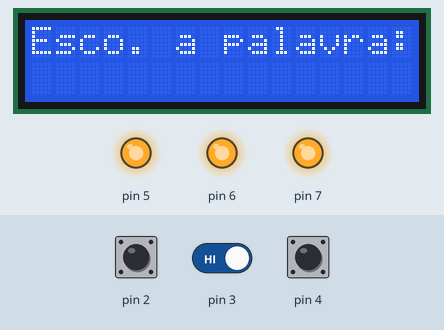
Recording of a sketch running on a simulated Arduino Uno, built with avr-gcc and run on an emulated ATmega328P. On the bench: 16×2 character LCD, output pins drawn as LEDs (lit = HIGH). Dashed ring = blinking. The inputs (shaded band) are chosen by the test bench; at power-on: pin 2 HIGH, pin 4 HIGH, pin 3 HIGH.

Above: at 3.3 s.
3.4 s: pin 2 pulled LOW for 1 s
At 6.0 s:
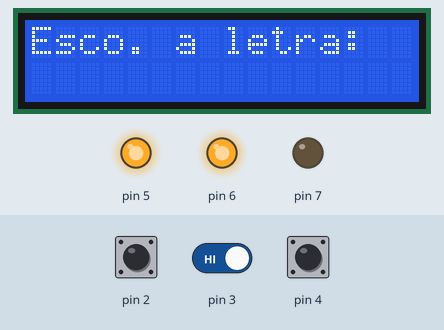
6.3 s: pin 4 pulled LOW for 3.2 s
At 9.9 s:
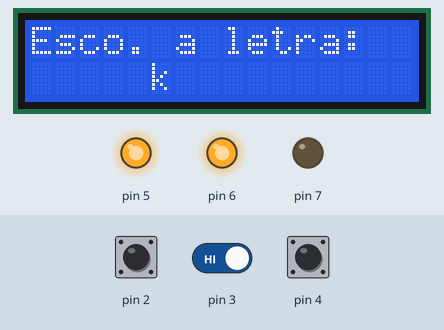
11.0 s: pin 2 pulled LOW for 3.2 s
At 13.8 s:
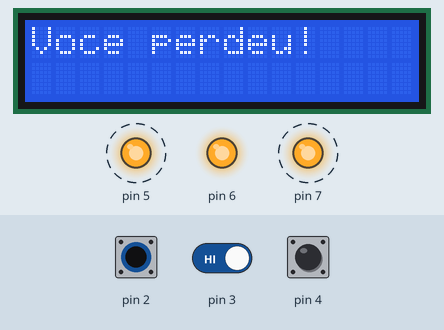
15.7 s: pin 2 driven LOW and pin 3 driven LOW
18.7 s: pin 2 driven HIGH
At 20.7 s:
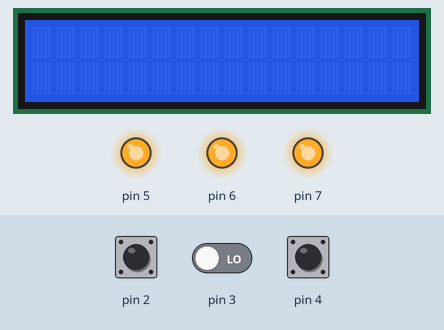
21.2 s: pin 2 driven LOW
At 24.54 s:
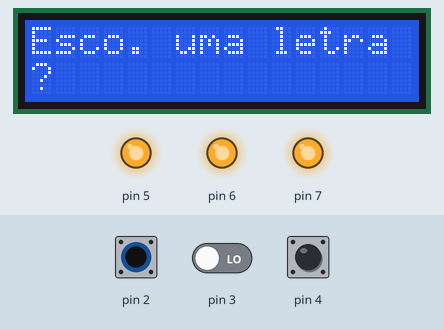
Timing chart, 0 to 25.2 s (numbered marks = the images above; inputs shaded):
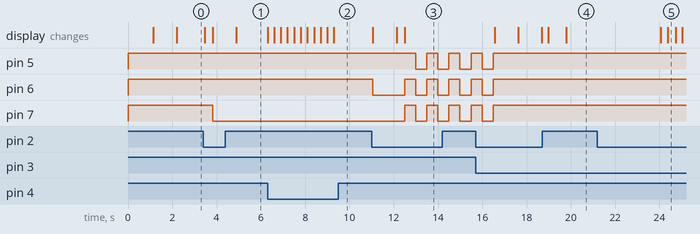

Measured:
- after the input at 3.4 s, pin 7: HIGH → LOW after 0.43 s; the display: first changes after 0.06 s (image 1 shows a later state)
- after the input at 6.3 s, the display: first changes at once (image 2 shows a later state)
- after the input at 11.0 s, pin 5: alternates HIGH for 0.50 s and LOW for 0.50 s, starting after 2.0 s; pin 6: HIGH → LOW after 0.06 s, then repeats every 1.0 s: HIGH 0.50 s, LOW 0.50 s; pin 7: alternates HIGH for 0.50 s and LOW for 0.50 s, starting after 1.5 s; the display: first changes after 0.06 s (image 3 shows a later state)
- after the input at 21.2 s, the display: first changes after 2.9 s (image 5 shows a later state)

The sketch:

brilliant_kup_jaiks1.ino
```cpp
#include <LiquidCrystal.h>
#include <string.h>
#include <stdio.h>

//Variaveis globais
String words[]={"bico","fato","brio","caos"};
int count;
char letra[]="abcdefghijklmnopqrstuvwxyz";
LiquidCrystal lcd(13, 12, 11, 10, 9, 8);
char wd[16];
bool state;
String wordOption[] = {"Palavra 1", "Palavra 2","Palavra 3", "Palavra 4"};
int loser;
char filter[16];
//Função de configuração unica
void setup() {

    // Inicializa o hardware atribuindo a porta e a função
    pinMode(2,INPUT_PULLUP);
    pinMode(3,INPUT_PULLUP);
    pinMode(4,INPUT_PULLUP);
    pinMode(5,OUTPUT);
    pinMode(6,OUTPUT);
    pinMode(7,OUTPUT);
    //serial para apresentação de status no console
    Serial.begin(9600);
    //ligar leds
    digitalWrite(5,HIGH);
    digitalWrite(6,HIGH);
    digitalWrite(7,HIGH);
    // Inicializa o cursor em 16*2
    lcd.begin(16,2);
    lcd.print("Bem vindo!");
    lcd.setCursor(0,1);
    lcd.print("#Jogo da forca#");

	delay(1000);

    lcd.begin(16,2);
    lcd.print("SI-Prof Heuber");
    lcd.setCursor(0,1);
    lcd.print("##Joao  Victor##");
    // Inicializa as variaveis com seus valores default
	count = 0;
    loser = 3;
    state = false;
    String empty="";

    for(int i=0; strlen(wd); i++)
      wd[i]=empty[i];

    delay(1000);// Seta um delay de 1,5 segundos
    lcd.begin(16,2); // Inicia o cursor em 16*2
    lcd.print("Esco. a palavra:"); // Solicita a entrada da letra
}
//Função loop do arduino que ferra com todo o esquema
void loop() {
    int stateUp = digitalRead(4);
    int stateDown = digitalRead(3);
    int stateSelect = digitalRead(2);

    //Verifica o estado inverso dos botoes, se 0, executam suas tarefas com um delay de 300 milesegundos
    if(stateUp == 0){
       selectUp();
       delay(300);
    }
    if(stateDown == 0){
        selectDown();
        delay(300);
    }
    if(stateSelect == 0){
        selectChar();
        delay(300);
    }
}
//Função de escolha up - Hardware
void selectUp(){
  if(strlen(wd) == 0){
    state = true;
    lcd.setCursor(0,1);
    lcd.print(wordOption[count]);
   	count++;
    return;
  }
  state = true;
  lcd.setCursor(5,1);
  lcd.print(letra[count]);
  count++;
}
//Função de escolha down - Hardware
void selectDown(){
    if(strlen(wd) == 0){
    state = false;
    lcd.setCursor(0,1);
    count--;
    lcd.print(wordOption[count]);
    return;
  }
  state = false;
  lcd.setCursor(5,1);
  count--;
  lcd.print(letra[count]);
}
//Função de seleção da letra - Hardware
void selectChar(){
  if(state)
    count--;
  if(strlen(wd) == 0){
    String wordSingle = words[count];
    for(int i=0; i < wordSingle.length(); i++){
      wd[i] = wordSingle[i];
    }
    //Preenche o array filter com '_' do mesmo tamanho do array wd
  	for(int i = 0; i<strlen(wd); i++)
  		filter[i]='_';

    count = 0;
    state = false;
    lcd.begin(16,2);
  	lcd.print("Esco. uma letra"); // Solicita a entrada da letra
    return;
  }
  //Chama a função responsavel pela regra de negocio do game
  validateTest(letra[count]);
}

//Função de validação - Regra de negocio do game
void validateTest(char c){
    int error = 0;
    lcd.begin(0,2);
    for(int i = 0; i < strlen(wd); i++){
        if(wd[i] == letra[count]){
            filter[i] = wd[i];
        }else // Para cada letra de wd se nao houver correspondencia incrementa a variavel error
        error++;
    }
    // Se error for igual ao tamanho de wd significa que nao houve nenhuma correspondencia
    if(error  == strlen(wd)){
        loser--; // Decrementa a variavel de chances do jogador

    if(loser == 2){
        digitalWrite(7, LOW);
    }
    if(loser == 1){
        digitalWrite(6, LOW);
    }
    if(loser == 0){ // Verifica se loser chegou a 0 ou seja as chances do jogador terminaram
        lcd.print("Voce perdeu!"); // Dispara a mensagem
        for(int i = 0; i < 4; i++){
            digitalWrite(5, HIGH);
            digitalWrite(6, HIGH);
            digitalWrite(7, HIGH);
            delay(500);
            digitalWrite(5, LOW);
            digitalWrite(6, LOW);
            digitalWrite(7, LOW);
            delay(500);
        }

      setup(); // chama função principal para reiniciar o game
    }else{ // Se loser nao for 0 o jogador ainda tem chances,
        lcd.print(filter); // Mostra o progresso do game  e emite uma menssagem para o jogador
        lcd.setCursor(0,1);
        lcd.print("Ops! Errado");

        count = 0; // Seta o contador do array de letras como 0
        delay(1000); // Sguarda 1 segundo
        lcd.begin(16,2); // Inicia o cursor e passa a mensagem novamente Ecolha uma letra
        lcd.print("Esco. a letra: ");
    }
    // Se error nao for igual ao strlen(wd) significa que foi encontrao  uma letra equivalente
    }else{
    //Percorre o array filter procurando se ainda existem caracteres '_'
    // se o caractere na posição i nao for igual a '_' incrementa entao a variavel charactere
    int charactere = 0;
    lcd.print(filter);
    for(int i=0; i < strlen(filter); i++){
        if(filter[i] != '_')
        charactere++;
    }
    //Se charactere for igual ao tamanho de filter significa que nao ha nenhum '_' entao o jogador venceu
    if(charactere == strlen(filter)){
        lcd.blink(); //Pisca o visor (nao funciona no simulador)
        lcd.setCursor(0,1); //seta a posição do cursor em coluna 0 linha 1
        lcd.print("###Parabens!!###"); // imprime a msg de vitoria
        delay(1000);
        lcd.clear();
        lcd.setCursor(0,0);
        lcd.print("A palavra correta");
        lcd.setCursor(0,1);
        lcd.print(filter);

        for(int i = 0; i < 4; i++){
            digitalWrite(5, HIGH);
            delay(200);
            digitalWrite(5, LOW);
            delay(200);
            digitalWrite(6, HIGH);
            delay(200);
            digitalWrite(6, LOW);
            delay(200);
            digitalWrite(7, HIGH);
            delay(200);
            digitalWrite(7, LOW);
            delay(200);
    }
    setup(); // chama função principal para reiniciar o game

    }else{ //Caso ainda hajam caracteres '_' ou seja o game nao terminou
        lcd.setCursor(0,1); //Seta a posição do cursor em coluna 0 e linha 1
        lcd.print("Esta correto!!"); //Dispara a menssagem que sua escolha esta correta

        delay(1000); //Aguarda 1 segundo
        lcd.begin(16,2); // Incializa o display em 16*2 limpando a tela
        lcd.print("Esco. a letra: "); // e Recomeça para a proxima chance
        count =0; // Seta o contador do array de letras para 0
        }
    }
}
```
